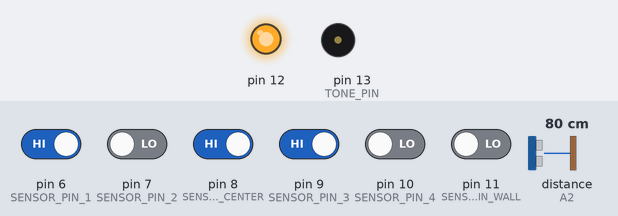
A sketch run on a simulated Arduino Uno, built with avr-gcc and run on an emulated ATmega328P. On the bench: output pins drawn as LEDs (lit = HIGH), buzzer (waves = sounding). Inputs (shaded band) come from the test bench; at power-on: pin 6 (SENSOR_PIN_1), pin 8 (SENSOR_PIN_CENTER), pin 9 (SENSOR_PIN_3) HIGH, pin 7 (SENSOR_PIN_2), pin 10 (SENSOR_PIN_4), pin 11 (SENSOR_PIN_WALL) LOW, distance to the obstacle (sensor on A2) 80 cm. The echo pulse lasts 58.3 µs per cm; what the sketch prints to the serial monitor is not drawn.

Above: at 4.3 s.
4.4 s: distance to the obstacle (sensor on A2) set to 7 cm
5.9 s: distance to the obstacle (sensor on A2) set to 4 cm
At 6.04 s:
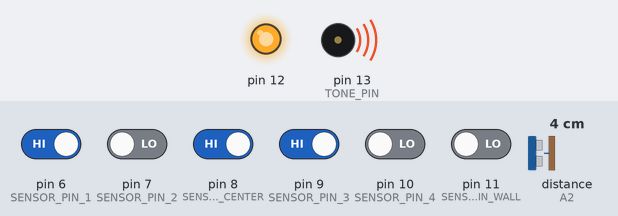
8.9 s: pin 7 (SENSOR_PIN_2) driven HIGH
At 9.4 s:
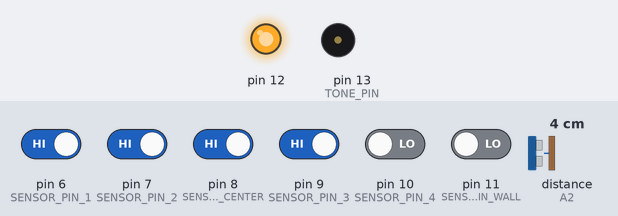
10.9 s: pin 8 (SENSOR_PIN_CENTER) driven LOW
At 11.07 s:
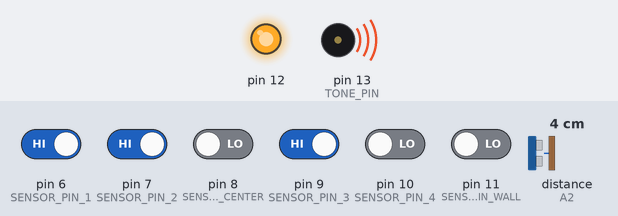
Timing chart, 0 to 20.9 s (numbered marks = the images above; inputs shaded):
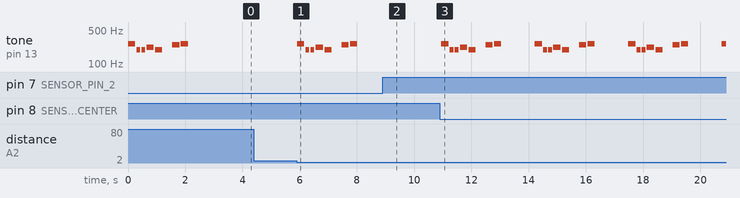

The sketch:

LineFollower5IRSensorsAvoidWall.ino
```cpp
#include <NewPing.h>
#include "TimerFreeTone.h"

#define LeftMotorPin1  2
#define LeftMotorPin2  3
#define RightMotorPin1 4
#define RightMotorPin2 5

#define SENSOR_PIN_1 6
#define SENSOR_PIN_2 7
#define SENSOR_PIN_CENTER 8
#define SENSOR_PIN_3 9
#define SENSOR_PIN_4 10
#define SENSOR_PIN_WALL  11


#define TONE_PIN 13

#define BLACK  0

#define TRIG_PIN A1 //analog input 1
#define ECHO_PIN A2 //analog input 2
#define MAX_DIST 200
int distance = 100;

bool centralizingLeft = false;
bool centralizingRight = false;

int melody[] = { 262, 196, 196, 220, 196, 0, 247, 262 };
int duration[] = { 250, 125, 125, 250, 250, 250, 250, 250 };

int countSteps = 0;

NewPing sonar(TRIG_PIN, ECHO_PIN, MAX_DIST);


short IR1, IR2, IR3, IR4, IR_CENTER, WALL_BUTTON; // sensor values


void setup()
{


    pinMode(SENSOR_PIN_1,INPUT);
    pinMode(SENSOR_PIN_2,INPUT);
    pinMode(SENSOR_PIN_3,INPUT);
    pinMode(SENSOR_PIN_4,INPUT);
    pinMode(SENSOR_PIN_WALL,INPUT);
    pinMode(SENSOR_PIN_CENTER,INPUT);
    pinMode(TONE_PIN,OUTPUT);
    pinMode(12,OUTPUT);

    digitalWrite(12,OUTPUT);


    Serial.begin(9600);
    while (!Serial);
    off();
    song();
    delay(1000);
    Serial.println("START!");

}

void song() {
  for (int thisNote = 0; thisNote < 8; thisNote++) {
    TimerFreeTone(TONE_PIN, melody[thisNote], duration[thisNote]);
    delay(50);
  }
}


void mode1() {
    digitalWrite(LeftMotorPin1,HIGH);
    digitalWrite(LeftMotorPin2,HIGH);
    digitalWrite(RightMotorPin1,HIGH);
    digitalWrite(RightMotorPin2,HIGH);
}

void mode2() {
    digitalWrite(LeftMotorPin1,LOW);
    digitalWrite(LeftMotorPin2,LOW);
    digitalWrite(RightMotorPin1,LOW);
    digitalWrite(RightMotorPin2,LOW);
}


void mode3() {
    digitalWrite(LeftMotorPin1,HIGH);
    digitalWrite(LeftMotorPin2,HIGH);
    digitalWrite(RightMotorPin1,LOW);
    digitalWrite(RightMotorPin2,LOW);
}


void mode4() {
    digitalWrite(LeftMotorPin1,LOW);
    digitalWrite(LeftMotorPin2,LOW);
    digitalWrite(RightMotorPin1,HIGH);
    digitalWrite(RightMotorPin2,HIGH);
}


void mode5() {
    digitalWrite(LeftMotorPin1,LOW);
    digitalWrite(LeftMotorPin2,HIGH);
    digitalWrite(RightMotorPin1,LOW);
    digitalWrite(RightMotorPin2,HIGH);
}

void mode6() {
    digitalWrite(LeftMotorPin1,HIGH);
    digitalWrite(LeftMotorPin2,LOW);
    digitalWrite(RightMotorPin1,HIGH);
    digitalWrite(RightMotorPin2,LOW);
}

void mode7() {
    digitalWrite(LeftMotorPin1,HIGH);
    digitalWrite(LeftMotorPin2,LOW);
    digitalWrite(RightMotorPin1,LOW);
    digitalWrite(RightMotorPin2,HIGH);
}
void mode8() {
    digitalWrite(LeftMotorPin1,LOW);
    digitalWrite(LeftMotorPin2,HIGH);
    digitalWrite(RightMotorPin1,HIGH);
    digitalWrite(RightMotorPin2,LOW);
}


void off() {
    digitalWrite(LeftMotorPin1,LOW);
    digitalWrite(LeftMotorPin2,LOW);
    digitalWrite(RightMotorPin1,LOW);
    digitalWrite(RightMotorPin2,LOW);
}

void forward() {
    Serial.print("forwards");
    digitalWrite(LeftMotorPin1,LOW);
    digitalWrite(LeftMotorPin2,HIGH);
    digitalWrite(RightMotorPin1,HIGH);
    digitalWrite(RightMotorPin2,LOW);
}

void back() {
    digitalWrite(LeftMotorPin1,HIGH);
    digitalWrite(LeftMotorPin2,LOW);
    digitalWrite(RightMotorPin1,LOW);
    digitalWrite(RightMotorPin2,HIGH);
}

void left() {
    Serial.print("left");
    digitalWrite(LeftMotorPin1,LOW);
    digitalWrite(LeftMotorPin2,HIGH);
    digitalWrite(RightMotorPin1,LOW);
    digitalWrite(RightMotorPin2,HIGH);
}


void left2() {
    Serial.print("left");
    digitalWrite(LeftMotorPin1,LOW);
    digitalWrite(LeftMotorPin2,HIGH);
    digitalWrite(RightMotorPin1,LOW);
    digitalWrite(RightMotorPin2,LOW);
}


void right() {
    Serial.print("right");
    digitalWrite(LeftMotorPin1,HIGH);
    digitalWrite(LeftMotorPin2,LOW);
    digitalWrite(RightMotorPin1,HIGH);
    digitalWrite(RightMotorPin2,LOW);
}


void right2() {
    Serial.print("right");
    digitalWrite(LeftMotorPin1,LOW);
    digitalWrite(LeftMotorPin2,LOW);
    digitalWrite(RightMotorPin1,HIGH);
    digitalWrite(RightMotorPin2,LOW);
}


int readPing(){
  delay(7);
  int cm = sonar.ping_cm();
  if (cm==0){
    cm=250;
  }
  Serial.print(cm);
  Serial.print(" cm");
  return cm;
}


void readSensors()
{

    IR1 = digitalRead(SENSOR_PIN_1);
    IR2 = digitalRead(SENSOR_PIN_2); //center
    IR3 = digitalRead(SENSOR_PIN_3); //center
    IR4 = digitalRead(SENSOR_PIN_4);

    WALL_BUTTON = digitalRead(SENSOR_PIN_WALL);
    IR_CENTER = digitalRead(SENSOR_PIN_CENTER);

    Serial.print(IR1);
    Serial.print("-");
    Serial.print(IR2);
    Serial.print("-");
    Serial.print(IR3);
    Serial.print("-");
    Serial.print(IR4);
    Serial.print("-");
    Serial.print(IR_CENTER);
    Serial.print("-");
    Serial.print(WALL_BUTTON);

    distance = readPing();
}

void loop()
{
    readSensors();
        //
    if (WALL_BUTTON == 1 || distance < 6){
      off(); //Parar
      song(); //com Delay interno
      back(); //Ré
      delay(500);
      left(); //Iniciar giro
      delay(600);

      //Girar até achar IR2 ou IR3
      while(true) {

        readSensors();

        if (IR_CENTER == BLACK || IR2 == BLACK || IR3 == BLACK) {
            centralizingLeft = false;
            centralizingRight = false;
            break;
        }
      }
    }

    if (centralizingLeft || centralizingRight) {
      countSteps++;
      if (centralizingLeft  && (IR3 == BLACK || IR4 == BLACK)  ||
          centralizingRight && (IR1 == BLACK || IR2 == BLACK) ||
          IR_CENTER == BLACK){
          centralizingLeft = false;
          centralizingRight = false;
      } else if (centralizingLeft) {
        if (countSteps > 10) {
          left();
          countSteps = 0;
        } else {
          left2();
          delay(1);
        }

      } else if (centralizingRight) {
        if (countSteps > 10) {
          right();
          delay(1);
          countSteps = 0;
        } else {
          right2();
          delay(1);
        }
      }
    } else {
        if (IR1 == BLACK || IR2 == BLACK ) {
           centralizingLeft = true;
           centralizingRight = false;
           left2();
        } else if (IR3 == BLACK || IR4 == BLACK) {
            centralizingLeft = false;
            centralizingRight = true;
            right2();
        } else {
            forward();
            if (IR_CENTER == BLACK) {
              delay(50);
            }

        }
    }

     Serial.println("*");
}
```

Measured:
- the behaviour switches between 6 and 5 cm on distance to the obstacle (sensor on A2) (found by bisection; images 0 and 1)
- after the input at 4.4 s, every drawn part: stays the same
- after the input at 5.9 s, tone on pin 13 (TONE_PIN): plays 262 Hz for 0.25 s, 196 Hz for 0.13 s, 196 Hz for 0.13 s, 220 Hz for 0.25 s, 196 Hz for 0.25 s, 247 Hz for 0.25 s … (7 notes in this stretch), starting at once
- after the input at 8.9 s, tone on pin 13 (TONE_PIN): stops changing and stays silent
- after the input at 10.9 s, tone on pin 13 (TONE_PIN): silent → 262 Hz after 0.05 s, then repeats every 3.3 s: 2 × (silent 0.05 s, 196 Hz 0.13 s), silent 0.05 s, 220 Hz 0.25 s, silent 0.05 s, 196 Hz 0.25 s, silent 0.35 s, 247 Hz 0.25 s, silent 0.05 s, 262 Hz 0.25 s, silent 1.2 s, 262 Hz 0.25 s
